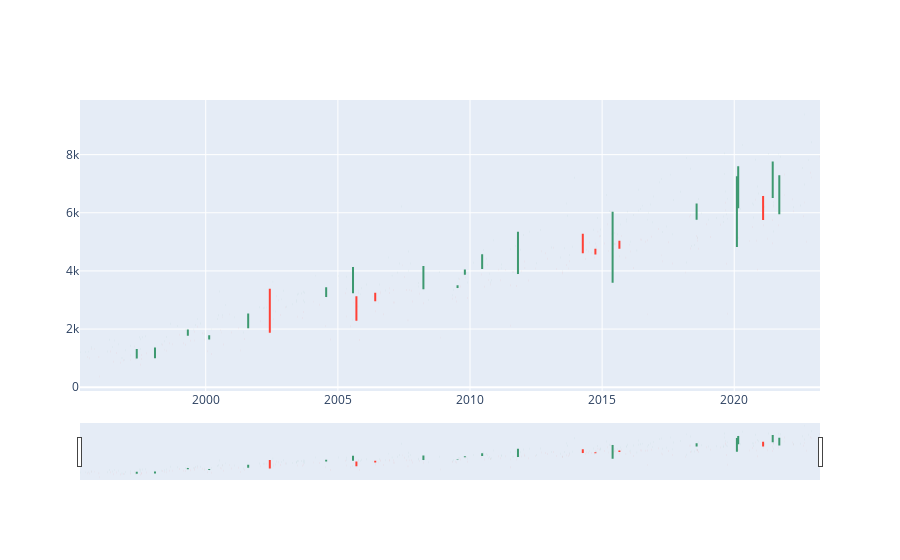

The notebook cell saved with this chart:
### Code cell
fig = go.Figure(data=[go.Candlestick(x=df2.date,
                open=df2.open,
                high=df2.high,
                low=df2.low,
                close=df2.close)])
fig.show()

### Figure 1 — Plotly figure (JSON) as saved in the notebook; plotly's stock layout.template omitted (floating-point values rounded to 4 significant figures; data arrays with more than 128 entries replaced by an {"elided": "..."} marker saying what was removed)
{"data": [{"close": {"elided": "409 int values"}, "high": {"elided": "409 int values"}, "low": {"elided": "409 int values"}, "open": {"elided": "409 int values"}, "type": "candlestick", "x": {"elided": "409 str values"}}], "layout": {}}
